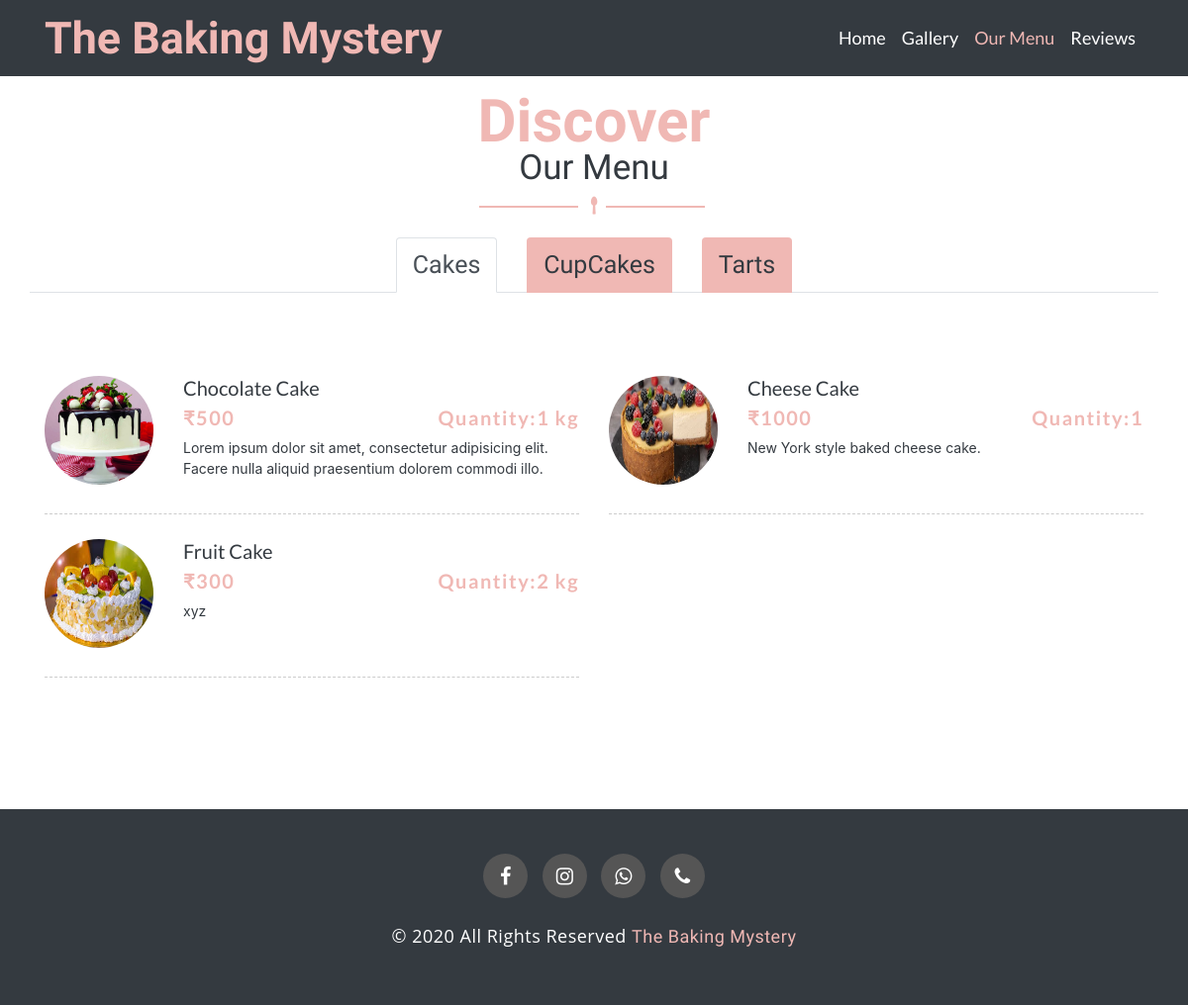
The app's page /menu/ with its own data.
### website/models.py (models this page shows)
class Menu(models.Model):
	options = models.CharField(max_length=30, choices=menu_choices)
	image = models.ImageField(upload_to='menu',blank=True,null=True)
	name = models.CharField(max_length=100)
	price = models.CharField(max_length=10)
	description = models.CharField(max_length=500)
	quantity = models.CharField(max_length=10)
	key = models.FloatField(max_length=10)
	def __str__(self):
		return f'{self.name}'

### website/views.py (the view)
# urls.py: path('menu/', views.menu, name='menu'),
def menu(request):
	items = Menu.objects.all()
	items = items.order_by('key')
	print(items)
	cake_items = items.filter(options = 'Cakes')
	cupcake_items = items.filter(options = 'Cupcakes')
	tart_items = items.filter(options = 'Tarts')
	chocolate_items = items.filter(options = 'Chocolates')
	customized_cake_items = items.filter(options = 'Customized Cakes')
	print(cake_items)
	return render(request,'website/menu.html',{'cake_items':cake_items,'cupcake_items':cupcake_items,'tart_items':tart_items,'chocolate_items':chocolate_items,'customized_cake_items':customized_cake_items,'title':'menu'})

### templates/website/menu.html (shortened to what this page needs)
{%extends 'website/base.html'%}
{% load static %}
{% block link %}
    <link rel="stylesheet" href="https://stackpath.bootstrapcdn.com/bootstrap/4.5.2/css/bootstrap.min.css" >
    <link rel="stylesheet" href="https://cdnjs.cloudflare.com/ajax/libs/font-awesome/4.7.0/css/font-awesome.min.css">
    <link href="{% static 'css/style.css' %}" rel="stylesheet">
    <link href="{% static 'css/menu.css' %}" rel="stylesheet">
    <link href="{% static 'css/responsive.css' %}" rel="stylesheet">
{% endblock %}
{% block content %}
<section id="our_menu" class="pt-5 pb-5">
		<div class="container">
			<div class="row">
				<div class="col-lg-12">
					<div class="title" style="padding-top: 60px;" >
                        <span class="subtitle">Discover</span>
                        <h2>Our Menu</h2>
                        <i class="fa fa-spoon"></i>
                    </div>
				</div>
			</div>
			<div class="row">
				<ul class="nav nav-tabs menu_tab d-flex justify-content-center mb-4" id="myTab" role="tablist">
					<li class="nav-item">
					{% if cake_items.count > 0 %}
					<a class="nav-link active"  data-toggle="tab" href="#cakes" role="tab">Cakes</a>
					</li>
					{% endif %}
					{% if cupcake_items.count > 0 %}
					<li class="nav-item">
						<a class="nav-link"data-toggle="tab" href="#cupcakes" role="tab">CupCakes</a>
					</li>
					{% endif %}
					{% if tart_items.count > 0 %}
					<li class="nav-item">
						<a class="nav-link"  data-toggle="tab" href="#tarts" role="tab">Tarts</a>
                    </li>
					{% endif %}
				</ul>
        	</div>
			<div class="row">
				<div class="tab-content col-lg-12" id="myTabContent">
					<div class="tab-pane fade show active" id="cakes" role="tabpanel">
						<div class="row">
						{% for item in cake_items %}
						{% if item.image %}
							<div class="col-md-6">
								<div class="single_menu">
									<img src="{{ item.image.url }}" alt="img" class="rounded-circle">
									<div class="menu_content">
                                        <h4>{{ item.name }}</h4>
										<div class="d-flex justify-content-between">
											<span class="menu-price">₹{{ item.price }}</span>
                                        	<span class="quantity">Quantity:{{ item.quantity }} </span>
										</div>
										<p>{{ item.description}}</p>
									</div>
								</div>
							</div>
							{% endif %}
							{% endfor %}
							</div>
						</div>
				</div>
			</div>
		</div>
	</section>
  {% endblock %}

### templates/website/base.html (shortened to what this page needs)
{% load static %}
<!DOCTYPE html>
<html lang="en">
<head>
    {% block link %}
    {% endblock %}
    <link rel="stylesheet" href="{% static 'css/responsive.css' %}">
    <link rel="stylesheet" type="text/css" href="{% static 'css/base.css' %}">
    <link rel="stylesheet" href="https://stackpath.bootstrapcdn.com/bootstrap/4.5.2/css/bootstrap.min.css" >
    <link rel="stylesheet" href="https://cdnjs.cloudflare.com/ajax/libs/font-awesome/4.7.0/css/font-awesome.min.css">
</head>
<body>
  <header class="top-navbar ">
        <nav class="navbar navbar-expand-lg fixed-top navbar-light bg-dark p-0 px-1">
            <div class="container">
                <a class="navbar-brand" href="{% url 'index' %}" style="color: #f0b8b4; font-family: 'Tangerine', cursive;font-size: 2.8rem;font-weight: 600;">
                    The Baking Mystery
                </a>
                <div class="collapse navbar-collapse" id="navbarCollapse">
                    <ul class="navbar-nav ml-auto">
            {% ifequal title 'home' %}
                        <li class="nav-item active"><a class="nav-link" href="{% url 'index' %}">Home</a></li>
            {% else %}
            <li class="nav-item"><a class="nav-link" href="{% url 'index' %}">Home</a></li>
            {% endifequal %}
            {% ifequal title 'gallery' %}
                        <li class="nav-item active"><a class="nav-link" href="{% url 'gallery' %}">Gallery</a></li>
            {% else %}
            <li class="nav-item "><a class="nav-link" href="{% url 'gallery' %}">Gallery</a></li>
            {% endifequal %}
            {% ifequal title 'menu' %}
            <li class="nav-item active"><a class="nav-link" href="{% url 'menu' %}">Our Menu</a></li>
            {% else %}
            <li class="nav-item"><a class="nav-link" href="{% url 'menu' %}">Our Menu</a></li>
            {% endifequal %}
            {% ifequal title 'review' %}
            <li class="nav-item active"><a class="nav-link" href="{% url 'reviews' %}">Reviews</a></li>
            {% else %}
            <li class="nav-item"><a class="nav-link" href="{% url 'reviews' %}">Reviews</a></li>
            {% endifequal %}
                    </ul>
                </div>
            </div>
        </nav>
    </header>
    {% block content %}
    {% endblock %}
<footer id="footer">
    <div class="container">
      <div class="row">
        <div class="col-md-12">
        <div class="footer-area">
           <div class="footer-social">
            <a href="#"><span class="fa fa-facebook"></span></a>
            <a href="#"><span class="fa fa-instagram"></span></a>
            <a href="#"><span class="fa fa-whatsapp"></span></a>
            <a href="#"><span class="fa fa-phone"></span></a>
          </div>
          <div class="footer-copyright">
            <p>&copy; 2020 All Rights Reserved <a  href="{% url 'index' %}">The Baking Mystery</a></p>
          </div>
        </div>
      </div>
      </div>
    </div>
  </footer>
</body>
</html>

### static/css/style.css (style rules this page uses)
body { line-height: 1.80857; }
a { text-decoration: none !important; outline: none !important; transition: all .3s ease-in-out; }
a { color: #1f1f1f; text-decoration: none; outline: none; }
ul, li, ol { list-style: none; margin: 0px; padding: 0px; }
.top-navbar { position: relative; z-index: 10; }
.navbar { position: fixed; width: 100%; transition: height .3s ease-out, background .3s ease-out, box-shadow .3s ease-out; transform: translate3d(0, 0, 0); z-index: 100; }
.navbar-light .navbar-nav .nav-link { color: #fff; font-size: 18px; padding: 0px 20px; border-radius: 4px; font-family: 'Lato', sans-serif; }
.navbar-light .navbar-nav .nav-item.active .nav-link { color: #f0b8b4; }
.title { float: left; width: 100%; color: #f0b8b4; margin-bottom: 20px; text-align: center; }
.title .subtitle { font-size: 60px; color: #f0b8b4; font-family: "Tangerine", cursive; line-height: 30px; font-weight: 600; }
.title h2 { color:#343a40; font-size: 35px; margin-bottom: 5px; font-family: 'Kaushan Script', cursive; }
.title i { font-size: 18px; color:#f0b8b4; }
#footer { background-color: #343a40; float: left; padding: 40px 0; width: 100%; }
.footer-area { text-align: center; }
.footer-social { text-align: center; margin-bottom: 10px; }
.footer-social a { background-color: #555; border-radius: 50%; color: #fff; display: inline-block; font-size: 20px; height: 45px; line-height: 47px; margin: 5px; text-align: center; width: 45px; transition: all 0.5s; }
.footer-copyright { text-align: center; margin-top: 20px; }
.footer-copyright p { font-family: "Open Sans", sans-serif; font-size: 18px; letter-spacing: 0.5px; color: #fff; }
.footer-copyright a { color: #f0b8b4; font-family: 'Courgette', cursive; }

### static/css/menu.css (style rules this page uses)
body { margin: 0 auto; padding: 0; box-sizing: border-box; overflow-x: hidden; }
a { text-decoration: none !important; outline: none !important; transition: all .3s ease-in-out; }
a { color: #1f1f1f; text-decoration: none; outline: none; }
ul, li, ol { list-style: none; margin: 0px; padding: 0px; }
img { border: none; max-width: 100%; }
.menu_tab { display: inline-block; width: 100%; text-align: center; border: none; }
.menu_tab .nav-item { display: inline-block; float: none; }
.menu_tab li a { font-family: 'Courgette', cursive; font-size: 25px; border-radius: 0; color:#343a40; background-color: #f0b8b4; font-weight: 500; margin: 0 15px; transition: all 0.5s; }
.tab-content { width: 100%; padding: 60px 0; }
.single_menu { position: relative; margin-bottom: 25px; height: 140px; border-bottom: 1px dashed #ccc; }
.single_menu img { position: absolute; width: 110px; height: 110px; }
.menu_content { padding-left: 140px; }
.menu_content h4 { font-size: 20px; font-family: 'Lato', sans-serif; color:#343a40; text-transform: capitalize; }
.menu_content span { font-size: 20px; font-weight: bold; letter-spacing: 1.5px; line-height: 20px; color: #f0b8b4; display: inline; font-family: 'Lato', sans-serif; }
.menu_content p { margin-top: 10px; font-size: 14px; color:#343a40; }

### static/css/base.css (style rules this page uses)
body { line-height: 1.80857; }
a { text-decoration: none !important; outline: none !important; transition: all .3s ease-in-out; }
a { color: #1f1f1f; text-decoration: none; outline: none; }
ul, li, ol { list-style: none; margin: 0px; padding: 0px; }
.top-navbar { position: relative; z-index: 10; }
.navbar { position: fixed; width: 100%; transition: height .3s ease-out, background .3s ease-out, box-shadow .3s ease-out; transform: translate3d(0, 0, 0); z-index: 100; }
.navbar-light .navbar-nav .nav-link { color: #fff !important; font-size: 18px; padding: 0px 20px; border-radius: 4px; font-family: 'Lato', sans-serif; }
.navbar-light .navbar-nav .nav-item.active .nav-link { color: #f0b8b4 !important; }
#footer { background-color: #343a40; float: left; padding: 40px 0; width: 100%; }
.footer-area { text-align: center; }
.footer-social { text-align: center; margin-bottom: 10px; }
.footer-social a { background-color: #555; border-radius: 50%; color: #fff; display: inline-block; font-size: 20px; height: 45px; line-height: 47px; margin: 5px; text-align: center; width: 45px; transition: all 0.5s; }
.footer-copyright { text-align: center; margin-top: 20px; }
.footer-copyright p { font-family: "Open Sans", sans-serif; font-size: 18px; letter-spacing: 0.5px; color: #fff; }
.footer-copyright a { color: #f0b8b4; font-family: 'Courgette', cursive; }

### records on screen
Menu: image (picture), name "Chocolate Cake", price "500", quantity "1 kg", description "Lorem ipsum dolor sit amet, consectetur adipisicing elit. Facere nulla aliquid praesentium dolorem commodi illo."
Menu: image (picture), name "Cheese Cake", price "1000", quantity "1", description "New York style baked cheese cake."
Menu: image (picture), name "Fruit Cake", price "300", quantity "2 kg", description "xyz"
